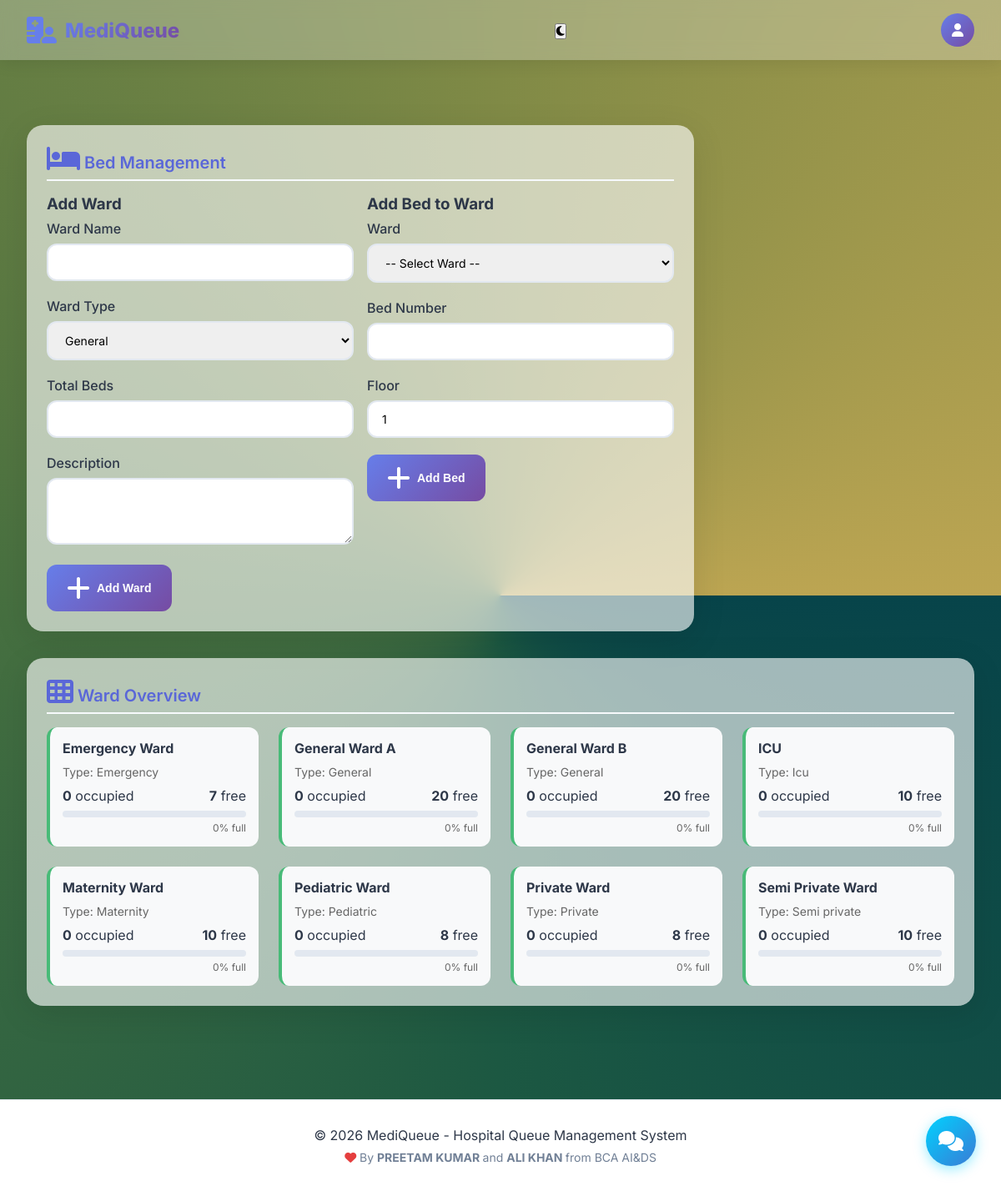
Screenshot of /admin/manage_beds.php (signed in) with the database file from the repository.
### tables this page shows
CREATE TABLE `wards` (
  `ward_id` int(11) NOT NULL,
  `ward_name` varchar(100) NOT NULL,
  `ward_type` enum('general','semi_private','private','icu','emergency','pediatric','maternity') DEFAULT 'general',
  `total_beds` int(11) NOT NULL,
  `description` text DEFAULT NULL,
  `created_at` timestamp NOT NULL DEFAULT current_timestamp()
);

### config/db.php (called while the page is built, shortened)
<?php
function isLoggedIn() {
    return isset($_SESSION['user_id']);
}
?>

### admin/manage_beds.php (the view, shortened to what this page needs)
<?php
require_once '../config/db.php';
$stmt = $pdo->prepare("SELECT w.*,
    (SELECT COUNT(*) FROM beds b WHERE b.ward_id = w.ward_id AND b.is_occupied = 1) as occupied_beds
    FROM wards w ORDER BY w.ward_name");
$stmt->execute();
$wards = $stmt->fetchAll();
?>
<?php include '../includes/header.php'; ?>
<div class="box" style="max-width: 800px; margin-top: 70px;">
    <div class="box-header">
        <h2 class="box-title"><i class="fas fa-bed"></i> Bed Management</h2>
    </div>
    <div class="grid" style="grid-template-columns: 1fr 1fr; gap: 1rem;">
        <div>
            <h3 style="margin-bottom:0.5rem;">Add Ward</h3>
            <form method="POST">
                <div class="form-group">
                    <label class="form-label">Ward Name</label>
                    <input type="text" name="ward_name" class="form-control" required>
                </div>
                <div class="form-group">
                    <label class="form-label">Ward Type</label>
                    <select name="ward_type" class="form-control">
                        <option value="general">General</option>
                    </select>
                </div>
                <div class="form-group">
                    <label class="form-label">Total Beds</label>
                    <input type="number" name="total_beds" class="form-control" required>
                </div>
                <div class="form-group">
                    <label class="form-label">Description</label>
                    <textarea name="ward_description" class="form-control" rows="2"></textarea>
                </div>
                <button type="submit" class="btn btn-primary"><i class="fas fa-plus"></i> Add Ward</button>
            </form>
        </div>
        <div>
            <h3 style="margin-bottom:0.5rem;">Add Bed to Ward</h3>
            <form method="POST">
                <div class="form-group">
                    <label class="form-label">Ward</label>
                    <select name="ward_id" class="form-control" required>
                        <option value="">-- Select Ward --</option>
                    </select>
                </div>
                <div class="form-group">
                    <label class="form-label">Bed Number</label>
                    <input type="text" name="bed_number" class="form-control" required>
                </div>
                <div class="form-group">
                    <label class="form-label">Floor</label>
                    <input type="number" name="floor" class="form-control" value="1" min="1">
                </div>
                <button type="submit" class="btn btn-primary"><i class="fas fa-plus"></i> Add Bed</button>
            </form>
        </div>
    </div>
</div>
<div class="box" style="margin-top: 1.5rem;">
    <div class="box-header">
        <h2 class="box-title"><i class="fas fa-th"></i> Ward Overview</h2>
    </div>
    <div class="grid" style="grid-template-columns: repeat(auto-fill, minmax(250px, 1fr));">
        <?php foreach ($wards as $w):
            $free = $w['total_beds'] - $w['occupied_beds'];
            $pct = $w['total_beds'] > 0 ? ($w['occupied_beds'] / $w['total_beds']) * 100 : 0;
            $color = $pct > 80 ? '#f56565' : ($pct > 50 ? '#ed8936' : '#48bb78');
        ?>
        <a href="?ward=<?php echo $w['ward_id']; ?>" style="text-decoration:none;color:inherit;">
        <div class="ward-card" style="background:#f8f9fa;border-radius:12px;padding:15px;border-left:4px solid <?php echo $color; ?>;">
            <h4 style="margin:0 0 10px;"><?php echo htmlspecialchars($w['ward_name']); ?></h4>
            <p style="margin:0;color:#666;font-size:14px;">Type: <?php echo ucfirst(str_replace('_', ' ', $w['ward_type'])); ?></p>
            <div style="display:flex;justify-content:space-between;margin-top:10px;">
                <span><strong><?php echo $w['occupied_beds']; ?></strong> occupied</span>
                <span><strong><?php echo $free; ?></strong> free</span>
            </div>
            <div style="background:#e2e8f0;border-radius:10px;height:8px;margin-top:8px;">
            </div>
            <p style="text-align:right;font-size:12px;color:#666;margin-top:5px;"><?php echo number_format($pct, 0); ?>% full</p>
        </div>
        </a>
        <?php endforeach; ?>
    </div>
</div>
<?php include '../includes/footer.php'; ?>

### includes/header.php (shortened to what this page needs)
<?php
require_once dirname(__DIR__) . '/config/db.php';
$dark_mode = isset($_COOKIE['dark_mode']) && $_COOKIE['dark_mode'] === 'enabled';
?>
<!DOCTYPE html>
<html lang="en">
<head>
    <link rel="stylesheet" href="https://cdnjs.cloudflare.com/ajax/libs/font-awesome/6.5.1/css/all.min.css">
    <link rel="stylesheet" href="<?php echo SITE_URL; ?>assets/css/style.css">
    <link rel="stylesheet" href="<?php echo SITE_URL; ?>assets/css/notifications.css">
    <?php if(isLoggedIn()): ?>
    <link rel="stylesheet" href="<?php echo SITE_URL; ?>assets/css/chatbot.css">
    <?php endif; ?>
</head>
<body class="<?php echo $dark_mode ? 'dark-mode' : ''; ?>">
    <nav class="navbar">
        <a href="<?php echo SITE_URL; ?>" class="logo">
            <i class="fas fa-hospital-user"></i>
            <h2>MediQueue</h2>
        </a>
        <div class="nav-right">
            <?php if(isLoggedIn()): ?>
                <button id="darkModeToggle" title="Toggle Dark Mode">
                    <i class="fas <?php echo $dark_mode ? 'fa-sun' : 'fa-moon'; ?>"></i>
                </button>
            <?php endif; ?>
        </div>
        <div class="user-menu">
            <div class="user-avatar">
                <i class="fas fa-user"></i>
            </div>
        </div>
    </nav>
    <main class="main-container">

### includes/footer.php (shortened to what this page needs)
</main>
    <footer style="background: white; padding: 2rem; text-align: center; margin-top: 3rem; border-top: 1px solid #e2e8f0; transition: all 0.3s ease;">
        <p>&copy; <?php echo date('Y'); ?> MediQueue - Hospital Queue Management System</p>
        <p style="margin-top: 0.5rem; font-size: 0.875rem; color: #718096;">
            <i class="fas fa-heart" style="color: #e53e3e;"></i> By <b>PREETAM KUMAR </b>and <b>ALI KHAN </b>from BCA AI&DS
        </p>
    </footer>
</body>
</html>

### assets/css/style.css (style rules this page uses)
:root { --primary: #667eea; --primary-dark: #5a67d8; --secondary: #764ba2; --success: #48bb78; --warning: #ed8936; --danger: #f56565; --dark: #2d3748; --light: #f7fafc; --gray: #a0aec0; }
* { margin: 0; padding: 0; box-sizing: border-box; }
body { font-family: 'Inter', sans-serif; background: conic-gradient(from 90deg, #07444a 0.000deg, #1c5842 90.000deg, #477040 180.000deg, #808a46 270.000deg, #bca552 360.000deg); min-height: 100vh; background-repeat: repeat; background-size: auto 100%; color: var(--dark); }
.navbar { background: #fcfcfc46; backdrop-filter: blur(10px); padding: 1rem 2rem; display: flex; justify-content: space-between; align-items: center; position: fixed; top: 0; left: 0; right: 0; z-index: 1000; box-shadow: 0 2px 20px rgba(0, 0, 0, 0.1); }
.logo { display: flex; align-items: center; gap: 10px; text-decoration: none; }
.logo i { font-size: 2rem; color: #667eea; }
.logo h2 { font-size: 1.5rem; background: linear-gradient(135deg, #667eea, #764ba2); background-clip: text; -webkit-text-fill-color: transparent; font-weight: 800; }
.user-menu { position: relative; cursor: pointer; }
.user-avatar { width: 40px; height: 40px; background: linear-gradient(135deg, #667eea, #764ba2); border-radius: 50%; display: flex; align-items: center; justify-content: center; color: white; font-weight: bold; cursor: pointer; }
.main-container { max-width: 1400px; margin: 0 auto; padding: 80px 2rem 2rem; }
.btn { padding: 0.75rem 1.5rem; border: none; border-radius: 12px; font-weight: 600; cursor: pointer; transition: all 0.3s; display: inline-flex; align-items: center; gap: 0.5rem; text-decoration: none; font-size: 0.875rem; }
.btn-primary { background: linear-gradient(135deg, #667eea, #764ba2); color: white; }
.form-group { margin-bottom: 16px; }
.form-label { display: block; margin-bottom: 0.5rem; font-weight: 500; color: #2d3748; }
.form-control { width: 100%; padding: 0.75rem 1rem; border: 2px solid #e2e8f0; border-radius: 12px; font-size: 0.875rem; transition: all 0.3s; }
.grid { display: grid; grid-template-columns: repeat(auto-fit, minmax(300px, 1fr)); gap: 1.5rem; }
.box { background: rgba(255, 255, 255, 0.619); border-radius: 20px; padding: 1.5rem; box-shadow: 0 10px 40px rgba(0, 0, 0, 0.1); transition: transform 0.3s, box-shadow 0.3s; margin-bottom: 2rem; }
.box-header { display: flex; justify-content: space-between; align-items: center; margin-bottom: 1rem; padding-bottom: 0.5rem; border-bottom: 2px solid var(--light); }
.box-title { font-size: 1.25rem; font-weight: 600; color: var(--primary-dark); }
.box i { font-size:2rem; }
.btn { padding: 0.75rem 1.5rem; border: none; border-radius: 12px; font-weight: 600; cursor: pointer; transition: all 0.3s; font-size: 0.875rem; display: inline-flex; align-items: center; gap: 0.5rem; text-decoration: none; }
.btn-primary { background: linear-gradient(135deg, var(--primary), var(--secondary)); color: white; }
.form-group { margin-bottom: 1.25rem; }
.form-label { display: block; margin-bottom: 0.5rem; font-weight: 500; color: var(--dark); }
.form-control { width: 100%; padding: 0.75rem 1rem; border: 2px solid #e2e8f0; border-radius: 12px; font-size: 0.875rem; transition: all 0.3s; font-family: inherit; }
textarea.form-control { resize: vertical; min-height: 80px; }
select.form-control { cursor: pointer; }
.logo i { font-size: 2rem; color: var(--primary); }
.logo h2 { font-size: 1.5rem; background: linear-gradient(135deg, #667eea, #764ba2); background-clip: text; -webkit-background-clip: text; -webkit-text-fill-color: transparent; font-weight: 800; }
* { scrollbar-width: thin; scrollbar-color: var(--gray) var(--light); }

### rows the page displays
wards: ward_name "Emergency Ward", ward_type "Emergency", occupied_beds "0", total_beds "7", pct "0"
wards: ward_name "General Ward A", ward_type "General", occupied_beds "0", total_beds "20", pct "0"
wards: ward_name "General Ward B", ward_type "General", occupied_beds "0", total_beds "20", pct "0"
wards: ward_name "ICU", ward_type "Icu", occupied_beds "0", total_beds "10", pct "0"
wards: ward_name "Maternity Ward", ward_type "Maternity", occupied_beds "0", total_beds "10", pct "0"
wards: ward_name "Pediatric Ward", ward_type "Pediatric", occupied_beds "0", total_beds "8", pct "0"
wards: ward_name "Private Ward", ward_type "Private", occupied_beds "0", total_beds "8", pct "0"
wards: ward_name "Semi Private Ward", ward_type "Semi private", occupied_beds "0", total_beds "10", pct "0"
